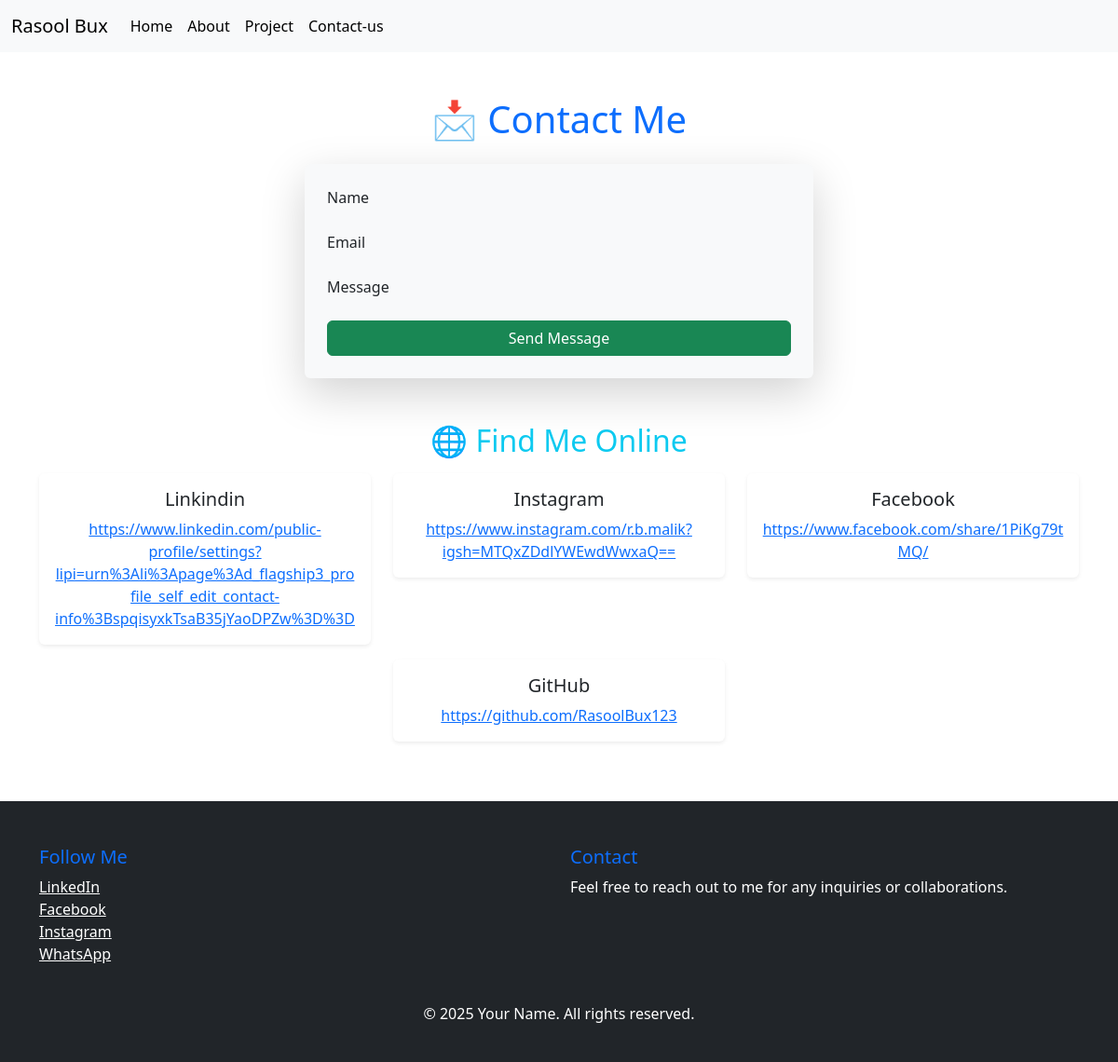
Page /contact/ on the committed database.
### core/models.py (models this page shows, shortened)
class SocialLink(models.Model):
    platform = models.CharField(max_length=50)
    url = models.URLField()

### core/views.py (the view)
# urls.py: path('contact/', views.contact , name="about_page"),
def contact(request):
    links = SocialLink.objects.all()
    if request.method == 'POST':
        form = SocialForm(request.POST, request.FILES)
        if form.is_valid():
           form.save()
           form =  messages.success(request, "Your message has been sent successfully!")
           return redirect('contact')
    else:
            form = SocialForm()
            return render(request, 'contact.html', {'links': links, 'form': form})

### templates/contact.html (shortened to what this page needs)
{% extends "base.html" %}
{% block content %}
<div class="container my-5">
  <h1 class="text-center text-primary mb-4">📩 Contact Me</h1>
  <div class="row justify-content-center">
    <div class="col-md-6">
      <form method="POST" class="p-4 shadow-lg rounded bg-light">
        <div class="mb-3">
          <label class="form-label">Name</label>
        </div>
        <div class="mb-3">
          <label class="form-label">Email</label>
        </div>
        <div class="mb-3">
          <label class="form-label">Message</label>
        </div>
        <button type="submit" class="btn btn-success w-100">Send Message</button>
      </form>
    </div>
  </div>
</div>
<div class="container my-5">
  <h2 class="text-center text-info mb-3">🌐 Find Me Online</h2>
  <div class="row justify-content-center">
    {% for link in links %}
    <div class="col-md-4 mb-3">
      <div class="card p-3 shadow-sm text-center bg-white border-0">
        <h5 class="text-dark">{{ link.platform }}</h5>
        <a href="{{ link.url }}" target="_blank" class="text-primary">{{ link.url }}</a>
      </div>
    </div>
    {% endfor %}
  </div>
</div>
{% endblock %}

### rows in the picture
SocialLink: platform "Linkindin", url "https://www.linkedin.com/public-profile/settings?lipi=urn%3Ali%3Apage%3Ad_flagship3_profile_self_edit_contact-info%3BspqisyxkTsaB35jYaoDPZw%3D%3D"
SocialLink: platform "Instagram", url "https://www.instagram.com/r.b.malik?igsh=MTQxZDdlYWEwdWwxaQ=="
SocialLink: platform "Facebook", url "https://www.facebook.com/share/1PiKg79tMQ/"
SocialLink: platform "GitHub", url "https://github.com/RasoolBux123"
